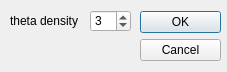
<?xml version="1.0" encoding="UTF-8"?>
<ui version="4.0">
 <class>HoughDialog</class>
 <widget class="QDialog" name="HoughDialog">
  <property name="geometry">
   <rect>
    <x>0</x>
    <y>0</y>
    <width>227</width>
    <height>72</height>
   </rect>
  </property>
  <property name="windowTitle">
   <string>Hough Transform</string>
  </property>
  <property name="windowIcon">
   <iconset resource="../../../res/icons.qrc">
    <normaloff>:/icons/icons/videodisplay.png</normaloff>:/icons/icons/videodisplay.png</iconset>
  </property>
  <widget class="QDialogButtonBox" name="buttonBox">
   <property name="geometry">
    <rect>
     <x>140</x>
     <y>10</y>
     <width>81</width>
     <height>51</height>
    </rect>
   </property>
   <property name="orientation">
    <enum>Qt::Vertical</enum>
   </property>
   <property name="standardButtons">
    <set>QDialogButtonBox::Cancel|QDialogButtonBox::Ok</set>
   </property>
   <property name="centerButtons">
    <bool>true</bool>
   </property>
  </widget>
  <widget class="QLabel" name="label_3">
   <property name="geometry">
    <rect>
     <x>10</x>
     <y>10</y>
     <width>71</width>
     <height>21</height>
    </rect>
   </property>
   <property name="text">
    <string>theta density</string>
   </property>
  </widget>
  <widget class="QSpinBox" name="sB_theta_density">
   <property name="geometry">
    <rect>
     <x>90</x>
     <y>10</y>
     <width>41</width>
     <height>22</height>
    </rect>
   </property>
   <property name="minimum">
    <number>1</number>
   </property>
   <property name="maximum">
    <number>10</number>
   </property>
   <property name="value">
    <number>3</number>
   </property>
  </widget>
 </widget>
 <resources>
  <include location="../../../res/icons.qrc"/>
 </resources>
 <connections>
  <connection>
   <sender>buttonBox</sender>
   <signal>accepted()</signal>
   <receiver>HoughDialog</receiver>
   <slot>accept()</slot>
   <hints>
    <hint type="sourcelabel">
     <x>180</x>
     <y>35</y>
    </hint>
    <hint type="destinationlabel">
     <x>113</x>
     <y>50</y>
    </hint>
   </hints>
  </connection>
  <connection>
   <sender>buttonBox</sender>
   <signal>rejected()</signal>
   <receiver>HoughDialog</receiver>
   <slot>reject()</slot>
   <hints>
    <hint type="sourcelabel">
     <x>180</x>
     <y>35</y>
    </hint>
    <hint type="destinationlabel">
     <x>113</x>
     <y>50</y>
    </hint>
   </hints>
  </connection>
 </connections>
</ui>
